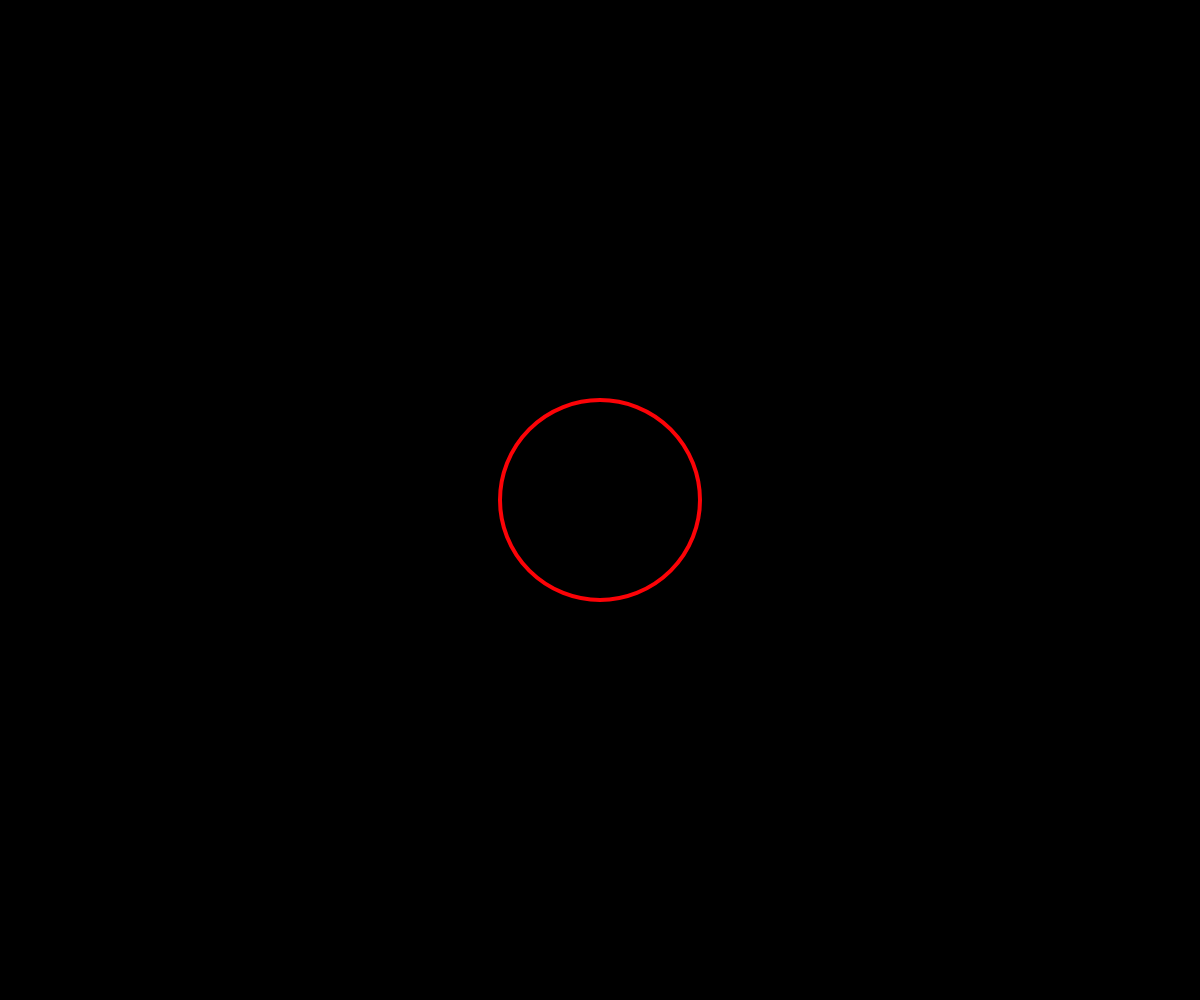
Frame 1 (no input)
Frame 60 (no input): identical to frame 1, image omitted
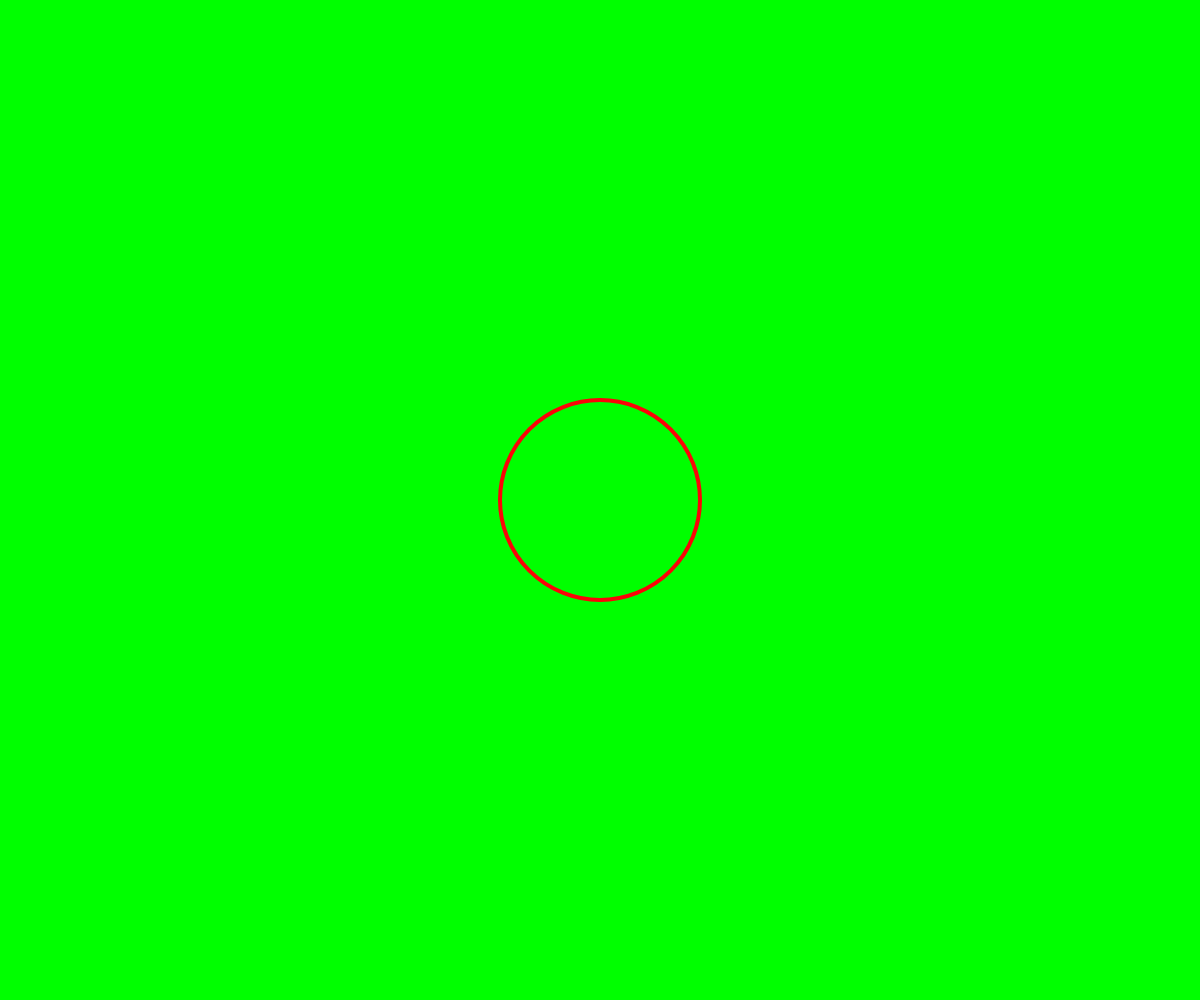
Frame 120 (the mouse pressed at the canvas centre since frame 60)

The p5.js sketch that drew these frames (run headless with seeded random() and noise() and a simulated clock; from frame 60 on, the mouse is pressed at the canvas centre):

// p5.js sketch
// ── sketch.js
let circleX = 100;
var on = false;


function setup() {
  createCanvas(windowWidth, windowHeight);
}




function draw() {
  if (on) {
    background(0, 255, 0)
  } else {
    background(0)
  }
  
 
 //background(0)
 
 fill(255,255,0);
 noFill()
 strokeWeight(4);
 stroke(255, 204, 0);

/*
if (mouseIsPressed && mouseX > 1000 && mouseX < 1100 ){
  fill(255,0,200);
}else if (mouseIsPressed && mouseX > 200 && mouseX < 400 ){
  fill(0,0,200);
}else{
  noFill();
}

*/


//fill mouse press and color change for fill

/*
 if (mouseIsPressed && mouseX > 1000 && mouseX < 1100 ) {
  fill(3, 111, 252)
 }else if (mouseIsPressed && mouseX > 900 && mouseX < 999 ){
  fill(252, 227, 3)
 }else if (mouseIsPressed && mouseX > 700 && mouseX < 899 ){
  fill(252, 132, 3)
 }else if (mouseIsPressed && mouseX > 600 && mouseX < 699 ){
  fill(3, 252, 206)
 }else if (mouseIsPressed && mouseX > 500 && mouseX < 599 ){
  fill(107, 252, 3)
 }else if (mouseIsPressed && mouseX > 300 && mouseX < 499 ){
  fill(252, 28, 3)
 }else if (mouseIsPressed && mouseX > 200 && mouseX < 299 ){
  fill(252, 3, 152)
 }else if (mouseIsPressed && mouseX > 100 && mouseX < 199 ){
  fill(190, 3, 252)
 }else{
  fill(0)
 } 

*/ 
/*
if (mouseX > 300 && mouseX < 700 && mouseY > 300 && mouseY < 700){
  fill(255,0,200);
  } 
*/  

//color of stroke 
 if (mouseX > 1000 && mouseX < 1100 ) {
  stroke(252, 28, 3)
 }else if (mouseX > 900 && mouseX < 999 ){
  stroke(252, 132, 3)
 }else if (mouseX > 700 && mouseX < 899 ){
  stroke(252, 227, 3)
 }else if (mouseX > 600 && mouseX < 699 ){
  stroke(107, 252, 3)
 }else if (mouseX > 500 && mouseX < 599 ){
  stroke(3, 252, 206)
 }else if (mouseX > 300 && mouseX < 499 ){
  stroke(3, 111, 252)
 }else if (mouseX > 200 && mouseX < 299 ){
  stroke(190, 3, 252)
 }else if (mouseX > 100 && mouseX < 199 ){
  stroke(252, 3, 152)
 }else{
  stroke(252, 3, 7)
 }


 ellipse(windowWidth/2, windowHeight/2, 200, 200);




}
function mousePressed() {
  if (mouseX > 100){
    on = !on;
}
}
